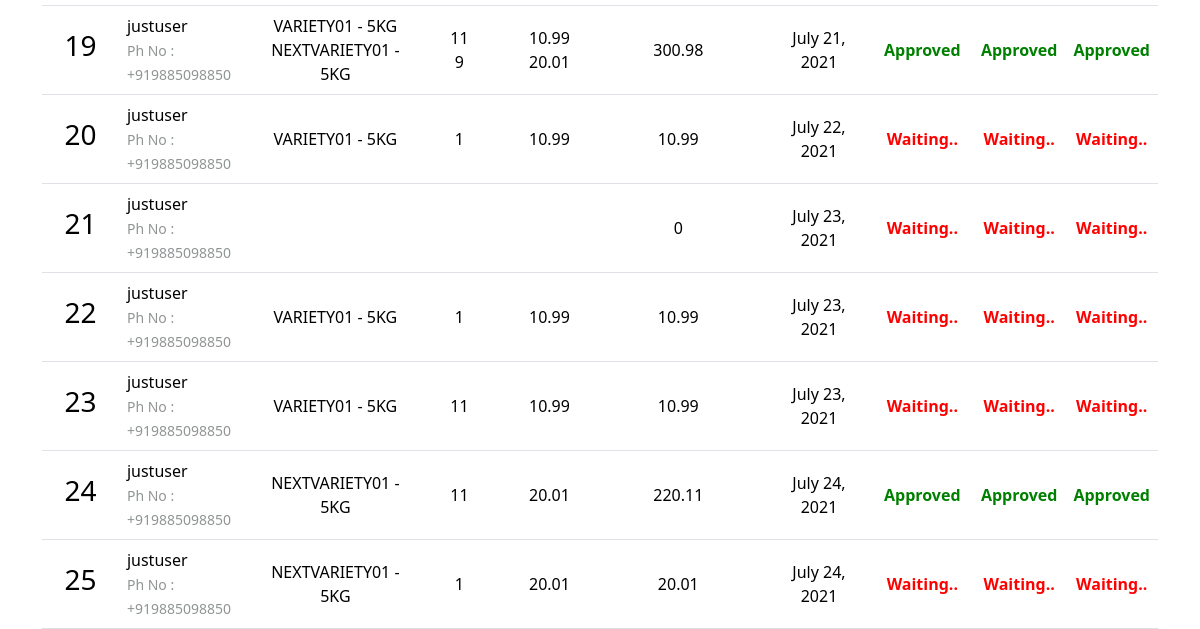
/sales/ (signed in, lower part), run on an earlier commit of the app's database.
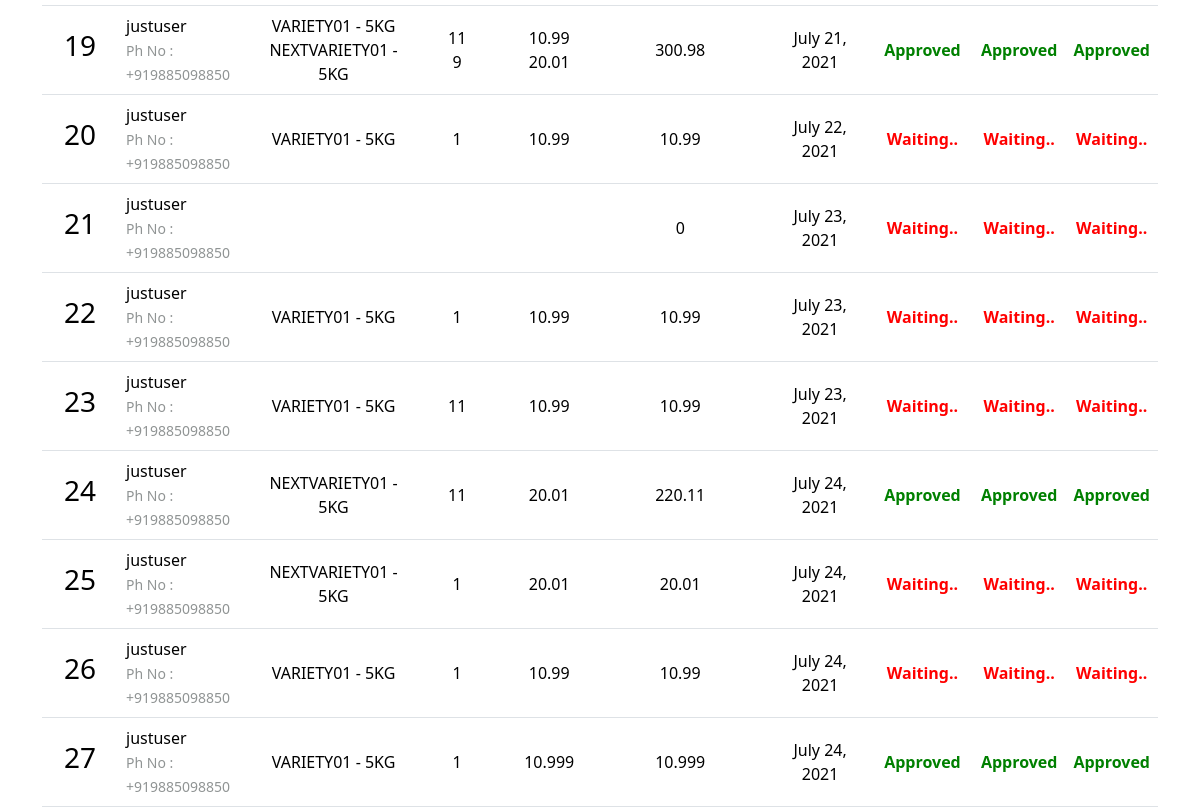
And on a later commit of the database.
### umasagar/models.py (models this page shows, shortened)
class TimeStamp(models.Model):
    time = models.DateTimeField(auto_now_add = True)
    user = models.ForeignKey(MyUser,on_delete = models.CASCADE)
    class Meta:
        abstract = True

class SaleBill(TimeStamp):
    billno = models.AutoField(primary_key=True)
    time = models.DateTimeField(auto_now=True)
    dealer = models.ForeignKey(MyUser, on_delete = models.SET_NULL, related_name='saledealer',null = True,verbose_name = 'select user')
    name = models.CharField(max_length=150,blank = True,null = True)
    phone = models.CharField(max_length=13,blank = True,null = True)
    address = models.TextField(blank = True,null = True)
    email = models.EmailField(max_length=254,blank = True,null = True)
    lrno = models.CharField(max_length = 254,blank = True,null = True,verbose_name = 'LR No.')
    vehicleno = models.CharField(max_length = 254,blank = True,null = True,verbose_name = 'Vehicle No.')
    s1approve = models.BooleanField(default = False,verbose_name = 'Approve')
    s2approve = models.BooleanField(default = False,verbose_name = 'Approve')
    logapprove = models.BooleanField(default = False,verbose_name = 'Approve')
    def get_items_list(self):
        return SaleItem.objects.filter(billno=self)
    def get_total_price(self):
        saleitems = SaleItem.objects.filter(billno=self)
        total = 0
        for item in saleitems:
            total += item.totalprice
        return total

class SaleItem(models.Model):
    billno = models.ForeignKey(SaleBill, on_delete = models.CASCADE, related_name='salebillno')
    product = models.ForeignKey(Product, on_delete = models.CASCADE)
    quantity = models.IntegerField(default=1)
    perprice = models.FloatField(default=1)
    totalprice = models.FloatField(default=1)

class Product(models.Model):
	company = models.ForeignKey(Company, on_delete = models.CASCADE)
	crop_group = models.ForeignKey(CropGroup, on_delete = models.CASCADE)
	crop_code = models.ForeignKey(CropCode, on_delete = models.CASCADE)
	crop_category = models.ForeignKey(CropCategory, on_delete = models.CASCADE)
	stage = models.ForeignKey(Stage, on_delete = models.CASCADE)
	variety_code = models.OneToOneField(VarietyCode, on_delete = models.CASCADE,primary_key = True)
	uom = models.ForeignKey(UOM, on_delete = models.CASCADE)
	pack_size = models.CharField(max_length = 100)
	price = models.DecimalField(max_digits = 15,decimal_places = 2)

class VarietyCode(models.Model):
	variety_code = models.CharField(max_length = 100,unique = True,primary_key = True,validators=[validate_pk])
	def __str__(self):
		return self.variety_code

class UOM(models.Model):
	uom = models.CharField(max_length = 100)
	def __str__(self):
		return self.uom

### umasagar/views.py (the view)
# urls.py: path('sales/', SaleView.as_view(), name='sales-list'),
class SaleView(LoginRequiredMixin,ListView):
    model = SaleBill
    template_name = "sales_list.html"
    context_object_name = 'bills'
    ordering = ['-time']
    paginate_by = 10
    def get_context_data(self, *args, **kwargs):
        context = super(SaleView, self).get_context_data(*args, **kwargs)
        try:
            if self.request.user.usertype.usertype == 'user':
                context = {'bills': SaleBill.objects.filter(dealer = self.request.user)}
            elif self.request.user.usertype.usertype == 'logistics':
                context = {'bills': SaleBill.objects.all(),'bill':SaleBillDetails.objects.all()}
            elif self.request.user.usertype.usertype == 'salesrep':
                context = {'bills': SaleBill.objects.filter(user = self.request.user)}
            else:
                pass
        except:
            context = {'bills' : None }
        return context

### umasagar/templates/sales_list.html (shortened to what this page needs)
{% extends "base.html" %}
{% block content %}
<div class="mt-5">
    <br>
    <table class="table table-css">
{% if bills %}
    {% if request.user.usertype.usertype == 'salesrep' %}
        <tbody>
            {% for sale in bills %}
            <tr>
                <td class="align-middle"> <h3>{{ sale.billno }}</h3> </td>
                <td class=""> {{ sale.name }} <br> <small style="color: #909494">Ph No : {{ sale.phone }}</small> </td>
                <td class="align-middle">{% for item in sale.get_items_list %} {{ item.product.variety_code }} - {{item.product.uom}} <br> {% endfor %}</td>
                <td class="align-middle">{% for item in sale.get_items_list %} {{ item.quantity }} <br> {% endfor %}</td>
                <td class="align-middle">{% for item in sale.get_items_list %} {{ item.perprice }} <br> {% endfor %}</td>
                <td class="align-middle">{{ sale.get_total_price }}</td>
                <td class="align-middle">{{ sale.time.date }}</td>
                {% if sale.s2approve %}
                <td><b style="color:green">Approved By Logistics</b></td>
                {% else %}
                <td class="align-middle"> Not Yet Approved <span>#</span></td>
                {% endif %}
            </tr>
            {% endfor %}
        </tbody>
    {% elif request.user.usertype.usertype == 'user' %}
        <tbody>
            {% for sale in bills %}
            <tr>
                <td class="align-middle"> <h3>{{ sale.billno }}</h3> </td>
                <td class=""> {{ sale.name }} <br> <small style="color: #909494">Ph No : {{ sale.phone }}</small> </td>
                <td class="align-middle">{% for item in sale.get_items_list %} {{ item.product.variety_code }} - {{item.product.uom}} <br> {% endfor %}</td>
                <td class="align-middle">{% for item in sale.get_items_list %} {{ item.quantity }} <br> {% endfor %}</td>
                <td class="align-middle">{% for item in sale.get_items_list %} {{ item.perprice }} <br> {% endfor %}</td>
                <td class="align-middle">{{ sale.get_total_price }}</td>
                <td class="align-middle">{{ sale.time.date }}</td>
                {% if sale.s1approve %}
                <td class="align-middle"><b style="color:green">Approved</b></td>
                {% else %}
                <td class="align-middle"><b style="color:red">Waiting..</b></td>
                {% endif %}
                {% if sale.s2approve %}
                <td class="align-middle"><b style="color:green">Approved</b></td>
                {% else %}
                <td class="align-middle"><b style="color:red">Waiting..</b></td>
                {% endif %}
                {% if sale.logapprove %}
                <td class="align-middle"><b style="color:green">Approved</b></td>
                {% else %}
                <td class="align-middle"><b style="color:red">Waiting..</b></td>
                {% endif %}
                            </tr>
            {% endfor %}
        </tbody>
    {% else %}
    <span>No Permission</span>
    {% endif %}
    </table>
{% else %}
        <tbody></tbody>
    </table>
    <br><br><br><br><br><br><br><br>
    <div style="color: #ea2088; font-style: bold; font-size: 1.5rem; text-align: center;">WOW, SUCH EMPTY</div>
{% endif %}
</div>
{% endblock content %}

### templates/base.html (shortened to what this page needs)
{% load static %}
<!DOCTYPE html>
<html>
<head>
    <link href="https://cdn.jsdelivr.net/npm/bootstrap@5.0.1/dist/css/bootstrap.min.css" rel="stylesheet">
    <link rel="stylesheet" type="text/css" href="{% static 'css/main.css' %}">
    <link rel="stylesheet" type="text/css" href="{% static 'css/sidebar.css' %}">
    <link rel="stylesheet" type="text/css" href="{% static 'css/dialogbox.css' %}">
</head>
<body class="has-animations">
<div class="container mt-5">
{% block content %}
{% endblock %}
</div>
</body>
</html>

### assets/css/main.css (style rules this page uses)
body, html { height: 100%; }
.table-css { color:black; }
h1, h2, h3, h4, h5, h6 { color: black; }

What changed in the data, as far as the page shows it:
added SaleBill: billno "26", name "justuser", phone "+919885098850", get_total_price "10.99", time "July 24, 2021", s1approve "Waiting..", s2approve "Waiting..", logapprove "Waiting.."
added SaleItem: product.variety_code "VARIETY01", product.uom "5KG", quantity "1", perprice "10.99"
added SaleBill: billno "27", name "justuser", phone "+919885098850", get_total_price "10.999", time "July 24, 2021", s1approve "Approved", s2approve "Approved", logapprove "Approved"
added SaleItem: product.variety_code "VARIETY01", product.uom "5KG", quantity "1", perprice "10.999"
